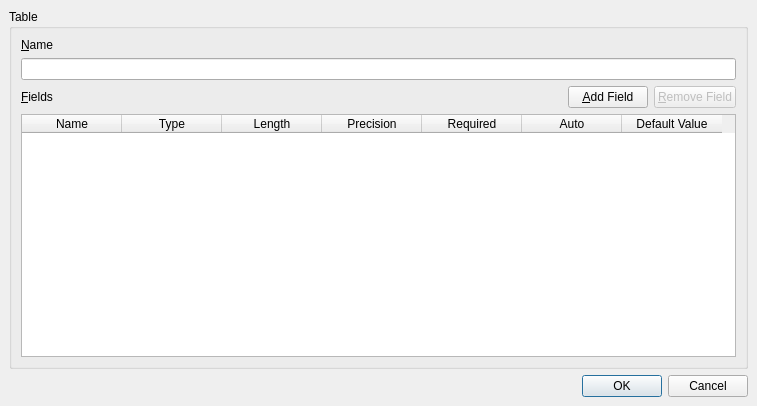
<ui version="4.0" >
 <class>EditTableDialog</class>
 <widget class="QDialog" name="EditTableDialog" >
  <property name="windowModality" >
   <enum>Qt::WindowModal</enum>
  </property>
  <property name="geometry" >
   <rect>
    <x>0</x>
    <y>0</y>
    <width>757</width>
    <height>406</height>
   </rect>
  </property>
  <property name="windowTitle" >
   <string>Table Edit</string>
  </property>
  <layout class="QGridLayout" >
   <property name="margin" >
    <number>9</number>
   </property>
   <property name="spacing" >
    <number>6</number>
   </property>
   <item row="0" column="0" >
    <widget class="QGroupBox" name="groupBox" >
     <property name="title" >
      <string>Table</string>
     </property>
     <layout class="QGridLayout" >
      <property name="margin" >
       <number>9</number>
      </property>
      <property name="spacing" >
       <number>6</number>
      </property>
      <item row="0" column="0" >
       <layout class="QVBoxLayout" >
        <property name="margin" >
         <number>0</number>
        </property>
        <property name="spacing" >
         <number>6</number>
        </property>
        <item>
         <widget class="QLabel" name="label" >
          <property name="text" >
           <string>&amp;Name</string>
          </property>
          <property name="buddy" >
           <cstring>tableNameLineEdit</cstring>
          </property>
         </widget>
        </item>
        <item>
         <widget class="QLineEdit" name="tableNameLineEdit" />
        </item>
       </layout>
      </item>
      <item row="1" column="0" >
       <layout class="QVBoxLayout" >
        <property name="margin" >
         <number>0</number>
        </property>
        <property name="spacing" >
         <number>6</number>
        </property>
        <item>
         <layout class="QHBoxLayout" >
          <property name="margin" >
           <number>0</number>
          </property>
          <property name="spacing" >
           <number>6</number>
          </property>
          <item>
           <widget class="QLabel" name="label_2" >
            <property name="text" >
             <string>&amp;Fields</string>
            </property>
            <property name="buddy" >
             <cstring>fieldsTableView</cstring>
            </property>
           </widget>
          </item>
          <item>
           <spacer>
            <property name="orientation" >
             <enum>Qt::Horizontal</enum>
            </property>
            <property name="sizeHint" >
             <size>
              <width>40</width>
              <height>20</height>
             </size>
            </property>
           </spacer>
          </item>
          <item>
           <widget class="QPushButton" name="addFieldButton" >
            <property name="text" >
             <string>&amp;Add Field</string>
            </property>
            <property name="icon" >
             <iconset resource="../src/resources/sqliteadmin.qrc" >:/icons/icons/edit_add.png</iconset>
            </property>
           </widget>
          </item>
          <item>
           <widget class="QPushButton" name="removeFieldButton" >
            <property name="enabled" >
             <bool>false</bool>
            </property>
            <property name="text" >
             <string>&amp;Remove Field</string>
            </property>
            <property name="icon" >
             <iconset resource="../src/resources/sqliteadmin.qrc" >:/icons/icons/editdelete.png</iconset>
            </property>
           </widget>
          </item>
         </layout>
        </item>
       </layout>
      </item>
      <item row="2" column="0" >
       <widget class="FieldTableWidget" name="fieldsTableView" >
        <property name="dragEnabled" >
         <bool>false</bool>
        </property>
        <property name="dragDropOverwriteMode" >
         <bool>false</bool>
        </property>
        <property name="dragDropMode" >
         <enum>QAbstractItemView::DragDrop</enum>
        </property>
        <property name="alternatingRowColors" >
         <bool>true</bool>
        </property>
        <property name="selectionBehavior" >
         <enum>QAbstractItemView::SelectRows</enum>
        </property>
        <column>
         <property name="text" >
          <string>Name</string>
         </property>
        </column>
        <column>
         <property name="text" >
          <string>Type</string>
         </property>
        </column>
        <column>
         <property name="text" >
          <string>Length</string>
         </property>
        </column>
        <column>
         <property name="text" >
          <string>Precision</string>
         </property>
        </column>
        <column>
         <property name="text" >
          <string>Required</string>
         </property>
        </column>
        <column>
         <property name="text" >
          <string>Auto</string>
         </property>
        </column>
        <column>
         <property name="text" >
          <string>Default Value</string>
         </property>
        </column>
       </widget>
      </item>
     </layout>
    </widget>
   </item>
   <item row="1" column="0" >
    <widget class="QDialogButtonBox" name="buttonBox" >
     <property name="orientation" >
      <enum>Qt::Horizontal</enum>
     </property>
     <property name="standardButtons" >
      <set>QDialogButtonBox::Cancel|QDialogButtonBox::NoButton|QDialogButtonBox::Ok</set>
     </property>
    </widget>
   </item>
  </layout>
 </widget>
 <customwidgets>
  <customwidget>
   <class>FieldTableWidget</class>
   <extends>QTableWidget</extends>
   <header>FieldTableWidget.h</header>
  </customwidget>
 </customwidgets>
 <resources>
  <include location="../src/resources/sqliteadmin.qrc" />
 </resources>
 <connections>
  <connection>
   <sender>buttonBox</sender>
   <signal>accepted()</signal>
   <receiver>EditTableDialog</receiver>
   <slot>accept()</slot>
   <hints>
    <hint type="sourcelabel" >
     <x>257</x>
     <y>391</y>
    </hint>
    <hint type="destinationlabel" >
     <x>157</x>
     <y>274</y>
    </hint>
   </hints>
  </connection>
  <connection>
   <sender>buttonBox</sender>
   <signal>rejected()</signal>
   <receiver>EditTableDialog</receiver>
   <slot>reject()</slot>
   <hints>
    <hint type="sourcelabel" >
     <x>325</x>
     <y>391</y>
    </hint>
    <hint type="destinationlabel" >
     <x>286</x>
     <y>274</y>
    </hint>
   </hints>
  </connection>
 </connections>
</ui>
